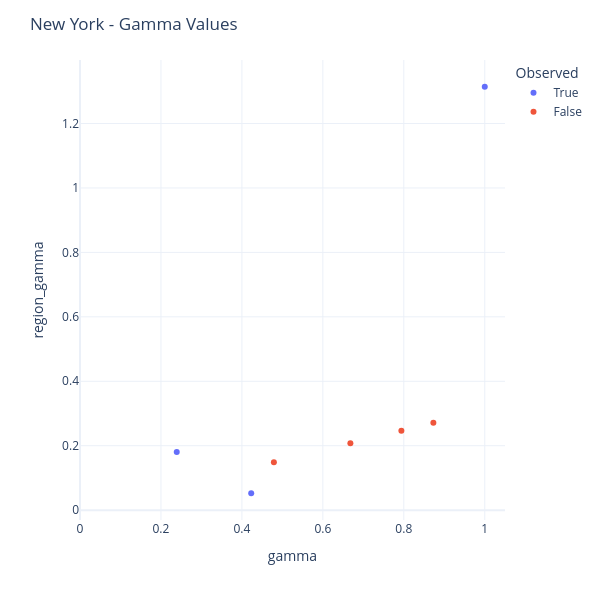

The notebook cell saved with this chart:
### Code cell
# sns.set_theme(style='whitegrid')
# sns.relplot(data=summary_df.query("region == 'US-NY'"), x='gamma', y='region_gamma', hue='Observed')

df = summary_df.query("region == 'US-NY'").reset_index()
fig = px.scatter(
    df,
    x="gamma",
    y="region_gamma",
    color="Observed",
    template="plotly_white",
    hover_data={
        "policy":True,           # format policy
        "gamma":":.3f",
        "region_gamma":":.3f",
        "Observed":True
    },
    width=600,      # square canvas
    height=600
)
fig.update_layout(
    xaxis_title="gamma",
    yaxis_title="region_gamma",
    legend_title_text="Observed",
    title="New York - Gamma Values"
)
fig.update_xaxes(range=[0, 1.05])

### Figure 1 — Plotly figure (JSON) as saved in the notebook; plotly's stock layout.template omitted (floating-point values rounded to 4 significant figures)
{"data": [{"customdata": [["No_Measure", true], ["Restrict_Mass_Gatherings_and_Schools_and_Others", true], ["Lockdown", true]], "hovertemplate": "Observed=%{customdata[1]}<br>gamma=%{x:.3f}<br>region_gamma=%{y:.3f}<br>policy=%{customdata[0]}<extra></extra>", "legendgroup": "True", "marker": {"color": "#636efa", "symbol": "circle"}, "mode": "markers", "name": "True", "orientation": "v", "showlegend": true, "type": "scatter", "x": [1.0, 0.423, 0.239], "xaxis": "x", "y": [1.314, 0.05245, 0.1804], "yaxis": "y"}, {"customdata": [["Restrict_Mass_Gatherings", false], ["Authorize_Schools_but_Restrict_Mass_Gatherings_and_Others", false], ["Mass_Gatherings_Authorized_But_Others_Restricted", false], ["Restrict_Mass_Gatherings_and_Schools", false]], "hovertemplate": "Observed=%{customdata[1]}<br>gamma=%{x:.3f}<br>region_gamma=%{y:.3f}<br>policy=%{customdata[0]}<extra></extra>", "legendgroup": "False", "marker": {"color": "#EF553B", "symbol": "circle"}, "mode": "markers", "name": "False", "orientation": "v", "showlegend": true, "type": "scatter", "x": [0.873, 0.794, 0.668, 0.479], "xaxis": "x", "y": [0.2712, 0.2467, 0.2075, 0.1488], "yaxis": "y"}], "layout": {"height": 600, "legend": {"title": {"text": "Observed"}, "tracegroupgap": 0}, "margin": {"t": 60}, "title": {"text": "New York - Gamma Values"}, "width": 600, "xaxis": {"anchor": "y", "domain": [0, 1], "range": [0, 1.05], "title": {"text": "gamma"}}, "yaxis": {"anchor": "x", "domain": [0, 1], "title": {"text": "region_gamma"}}}}
